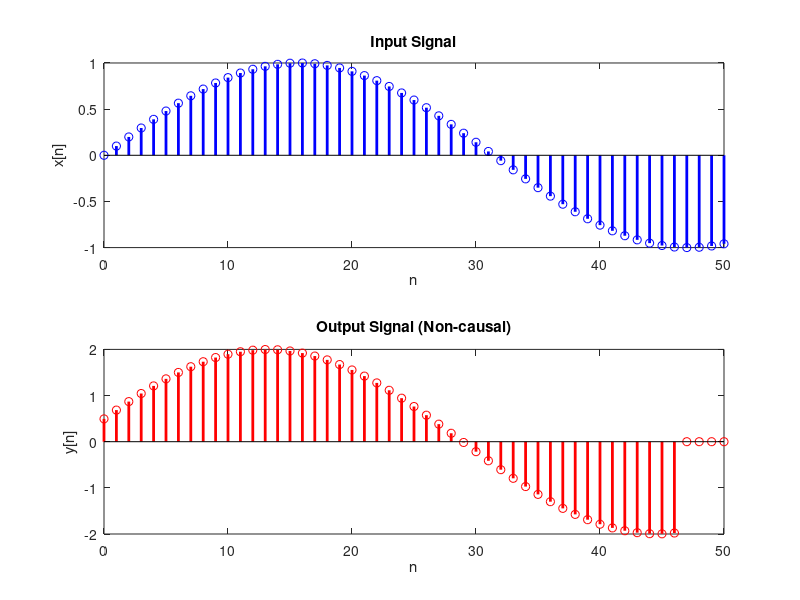

MATLAB code to generate this figure:
% Non-causal system using future values: y[n] = x[n+1] + x[n+2]

% Define the input signal
n = 0:50;           % Time index
x = sin(0.1 * n);   % Example input signal

% Initialize the output signal
y = zeros(size(x));

% Implement the non-causal system
for i = 1:length(x)-4
    y(i) = x(i+3) + x(i+2);
end

% Plot the input and output signals
subplot(2,1,1);
stem(n, x, 'b', 'LineWidth', 2);
title('Input Signal');
xlabel('n');
ylabel('x[n]');

subplot(2,1,2);
stem(n, y, 'r', 'LineWidth', 2);
title('Output Signal (Non-causal)');
xlabel('n');
ylabel('y[n]');

